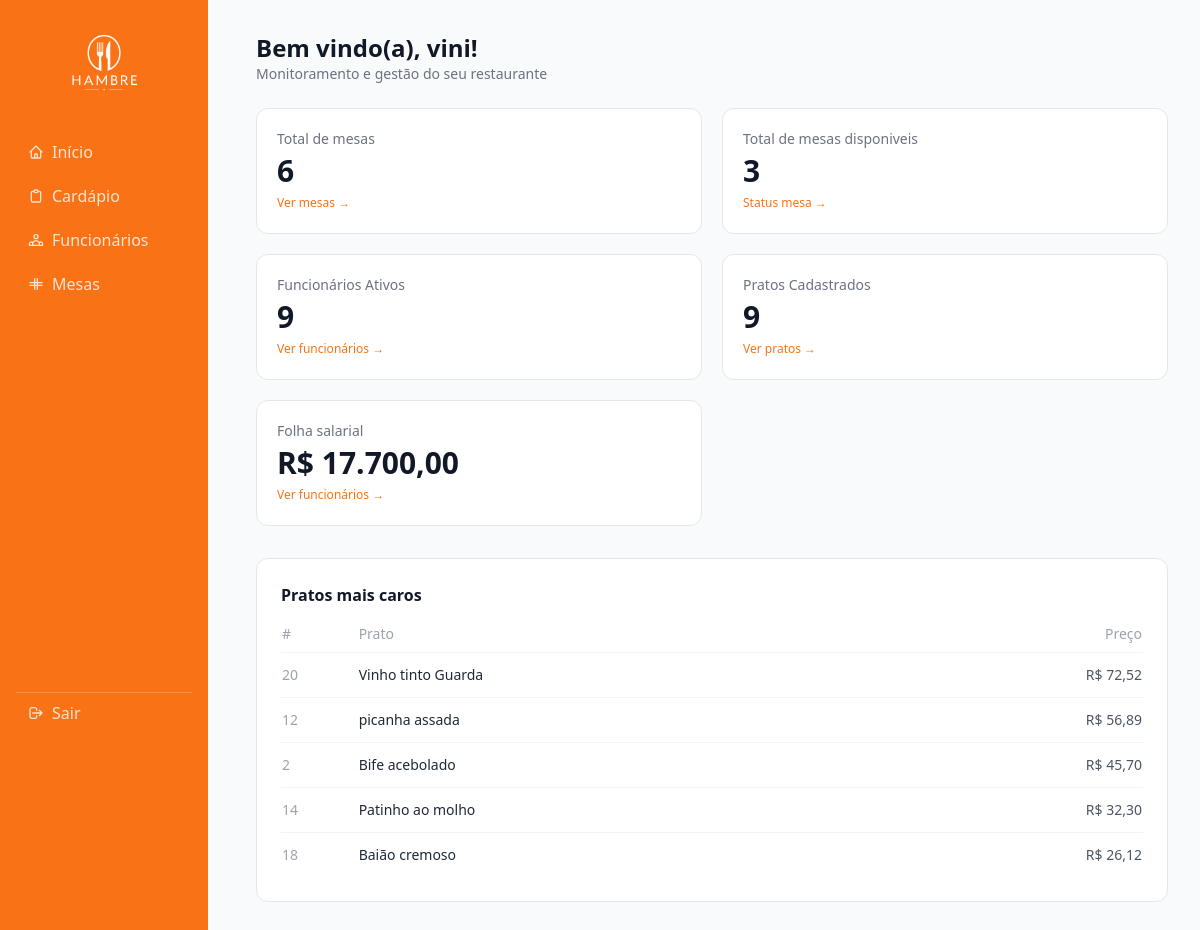
Screenshot of /index.php (signed in) with the database file from the repository.
### tables this page shows
CREATE TABLE `cardapio` (
  `id` int NOT NULL,
  `nome` varchar(100) DEFAULT NULL,
  `descricao` text,
  `categoria` varchar(100) NOT NULL,
  `preco` decimal(10,2) DEFAULT NULL
);

### mesas/funcoes.php (called while the page is built, shortened)
<?php
function listarMesas($con) {
    $stmt = $con->prepare("SELECT * FROM mesas");
    $stmt->execute();
    return $stmt->fetchAll(PDO::FETCH_OBJ);
}
?>

### funcionarios/funcoes.php (called while the page is built, shortened)
<?php
function listarFuncionarios($con) {
    $stmt = $con->prepare("SELECT * FROM funcionarios");
    $stmt->execute();
    return $stmt->fetchAll(PDO::FETCH_OBJ);
}
?>

### cardapio/funcoes.php (called while the page is built, shortened)
<?php
function listarPratos($con) {
    $stmt = $con->query("SELECT * FROM cardapio");
    return $stmt->fetchAll(PDO::FETCH_OBJ);
}
?>

### index.php (the view, shortened to what this page needs)
<?php
require_once "conexao.php";
require_once "cardapio/funcoes.php";
require_once "mesas/funcoes.php";
require_once "funcionarios/funcoes.php";
$totalPratos = count(listarPratos($con));
$totalFuncionarios = count(listarFuncionarios($con));
$totalMesas = count(listarMesas($con));
$mesasDisponiveis = 0;
foreach (listarMesas($con) as $mesa) {
    if ($mesa->status === "Disponível") {
        $mesasDisponiveis++;
    }
}
function pratosCaros($con){
    $stmt = $con->query("SELECT * FROM cardapio ORDER BY preco DESC LIMIT 5");
    $pratosCaros = $stmt->fetchAll(PDO::FETCH_OBJ);
    return $pratosCaros;
}
function calcularFolhaSalarial($con) {
    $stmt = $con->query("SELECT SUM(salario) FROM funcionarios");
    $total = $stmt->fetchColumn();
    return $total;
}
?>
<?php include 'sidebar.php'; ?>
<div class="mb-6">
    <h1 class="text-2xl font-bold text-gray-900">Bem vindo(a), <?= $_SESSION['usuario'] ?>!</h1>
    <p class="text-sm text-gray-500">Monitoramento e gestão do seu restaurante</p>
</div>
<div class="grid grid-cols-1 sm:grid-cols-2 xl:grid-cols-3 gap-5 mb-8">
    <div class="bg-white rounded-xl border border-gray-200 p-5">
        <p class="text-sm text-gray-500">Total de mesas</p>
        <p class="text-3xl font-bold text-gray-900 mt-1"><?php echo $totalMesas; ?></p>
        <a href="/mesas/index.php" class="text-xs text-orange-500 hover:underline mt-1 inline-block">Ver mesas →</a>
    </div>
    <div class="bg-white rounded-xl border border-gray-200 p-5">
        <p class="text-sm text-gray-500">Total de mesas disponiveis</p>
        <p class="text-3xl font-bold text-gray-900 mt-1"><?php echo $mesasDisponiveis; ?></p>
        <a href="/mesas/index.php" class="text-xs text-orange-500 hover:underline mt-1 inline-block">Status mesa →</a>
    </div>
    <div class="bg-white rounded-xl border border-gray-200 p-5">
        <p class="text-sm text-gray-500">Funcionários Ativos</p>
        <p class="text-3xl font-bold text-gray-900 mt-1"><?php echo $totalFuncionarios; ?></p>
        <a href="/funcionarios/index.php" class="text-xs text-orange-500 hover:underline mt-1 inline-block">Ver funcionários →</a>
    </div>
    <div class="bg-white rounded-xl border border-gray-200 p-5">
        <p class="text-sm text-gray-500">Pratos Cadastrados</p>
        <p class="text-3xl font-bold text-gray-900 mt-1"><?php echo $totalPratos; ?></p>
        <a href="/cardapio/index.php" class="text-xs text-orange-500 hover:underline mt-1 inline-block">Ver pratos →</a>
    </div>
    <div class="bg-white rounded-xl border border-gray-200 p-5">
        <p class="text-sm text-gray-500">Folha salarial</p>
        <p class="text-3xl font-bold text-gray-900 mt-1">R$ <?php echo number_format(calcularFolhaSalarial($con), 2, ',', '.'); ?></p>
        <a href="/funcionarios/index.php" class="text-xs text-orange-500 hover:underline mt-1 inline-block">Ver funcionários →</a>
    </div>
</div>
<div class="bg-white rounded-xl border border-gray-200 p-6">
    <h2 class="text-base font-semibold text-gray-900 mb-4">Pratos mais caros</h2>
    <table class="w-full text-sm">
        <thead>
            <tr class="text-left text-gray-400 border-b border-gray-100">
                <th class="pb-2 font-medium">#</th>
                <th class="pb-2 font-medium">Prato</th>
                <th class="pb-2 font-medium text-right">Preço</th>
            </tr>
        </thead>
        <tbody class="divide-y divide-gray-100">
            <?php foreach(pratosCaros($con) as $i): ?>
                <tr>
                    <td class="py-3 text-gray-400 font-medium"> <?= $i->id ?> </td>
                    <td class="py-3 text-gray-800"> <?= $i->nome ?>  </td>
                    <td class="py-3 text-right text-gray-600"> R$ <?= number_format($i->preco, 2, ',', '.') ?>  </td>
                </tr>
            <?php endforeach ?>
        </tbody>
    </table>
</div>
</main>
</body>
</html>

### rows the page displays
cardapio: id "20", nome "Vinho tinto Guarda", preco "72,52"
cardapio: id "12", nome "picanha assada", preco "56,89"
cardapio: id "2", nome "Bife acebolado", preco "45,70"
cardapio: id "14", nome "Patinho ao molho", preco "32,30"
cardapio: id "18", nome "Baião cremoso", preco "26,12"

### other values shown
$_SESSION['usuario'] "vini"
$totalMesas "6"
$mesasDisponiveis "3"
$totalFuncionarios "9"
$totalPratos "9"
calcularFolhaSalarial($con) "17.700,00"
